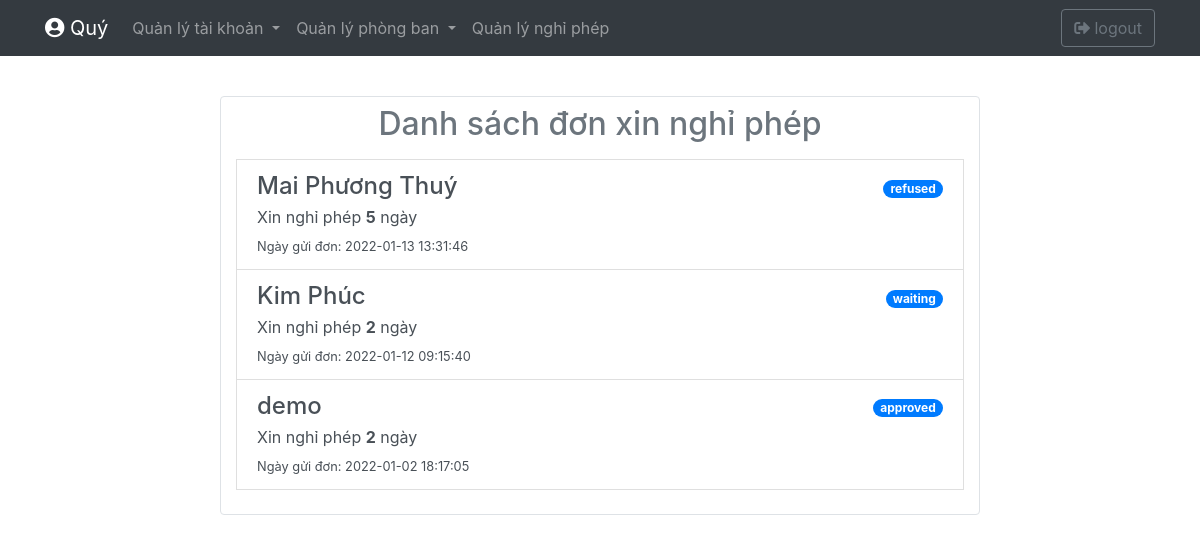
The app's page /nghiphep/listYC.php (signed in) with its own data.
### tables this page shows
CREATE TABLE `nghiphep` (
  `id` int(11) NOT NULL,
  `nhanvien` varchar(255) NOT NULL,
  `idNV` int(255) NOT NULL,
  `idPhong` int(11) NOT NULL,
  `chucvu` text NOT NULL,
  `ngayBDnghi` date NOT NULL,
  `songaymuonnghi` int(20) NOT NULL,
  `lydo` varchar(255) NOT NULL,
  `file` varchar(255) DEFAULT NULL,
  `trangthai` varchar(20) NOT NULL DEFAULT 'waiting',
  `ngaythaydoi` datetime NOT NULL
);

### nghiphep/listYC.php (the view, shortened to what this page needs)
<?php
  $data= $_SESSION['account'];
    $chucvu = $data['chucvu'];
?>
<!DOCTYPE html>
<html lang="en">
<head>
  <link rel="stylesheet" href="https://maxcdn.bootstrapcdn.com/bootstrap/4.5.2/css/bootstrap.min.css">
    <link
        rel="stylesheet"
        href="https://use.fontawesome.com/releases/v5.3.1/css/all.css"
>
</head>
<body>
<?php
    if ($chucvu === 'Giám đốc'){
        require_once('../conndb.php');
        $sql = 'SELECT * FROM nghiphep WHERE chucvu = "Trưởng phòng" ORDER BY ngaythaydoi DESC';
        $result = $conn->query($sql);
        $lists = array();
        while ($row = $result->fetch_assoc()){
            $lists[] = $row;
        }
        require_once('../Account/navbar.php');
    }
    ?>
    <br><br>
    <div class="container mt-5">
        <div class="row justify-content-center">
            <div class="col-xl-8 col-lg-8 col-md-10 border rounded my5 p4 mx-3">
                <h2 class="text-center text-secondary mt-2 mb-3">Danh sách đơn xin nghỉ phép</h2>
                <?php
                    foreach ($lists as $row){
                        $name = $row['nhanvien'];
                        $trangthai = $row['trangthai'];
                        $ngaythaydoi = $row['ngaythaydoi'];
                        $songaymuonnghi = $row['songaymuonnghi'];
                        $hrefYC = '/nghiphep/getYC.php?id=' . $row['id'];
                    ?>
                    <a href="<?=$hrefYC?>" class="list-group-item list-group-item-action flex-column align-items-start">
                        <div class="d-flex w-100 justify-content-between">
                            <h4 class="mb-1"><?=$name?></h4>
                            <small class="badge badge-primary badge-pill my-auto"><?= $trangthai ?></small>
                        </div>
                        <p class="mb-1">Xin nghỉ phép <b><?= $songaymuonnghi ?></b> ngày</p>
                        <small>Ngày gửi đơn: <?= $ngaythaydoi?></small>
                    </a>
                    <?php
                    }
                ?>
                <br>
            </div>
        </div>
    </div>
</body>
</html>

### records on screen
nghiphep: nhanvien "Mai Phương Thuý", trangthai "refused", songaymuonnghi "5", ngaythaydoi "2022-01-13 13:31:46"
nghiphep: nhanvien "Kim Phúc", trangthai "waiting", songaymuonnghi "2", ngaythaydoi "2022-01-12 09:15:40"
nghiphep: nhanvien "demo", trangthai "approved", songaymuonnghi "2", ngaythaydoi "2022-01-02 18:17:05"

### other values on screen
$TTCN "Quý"
